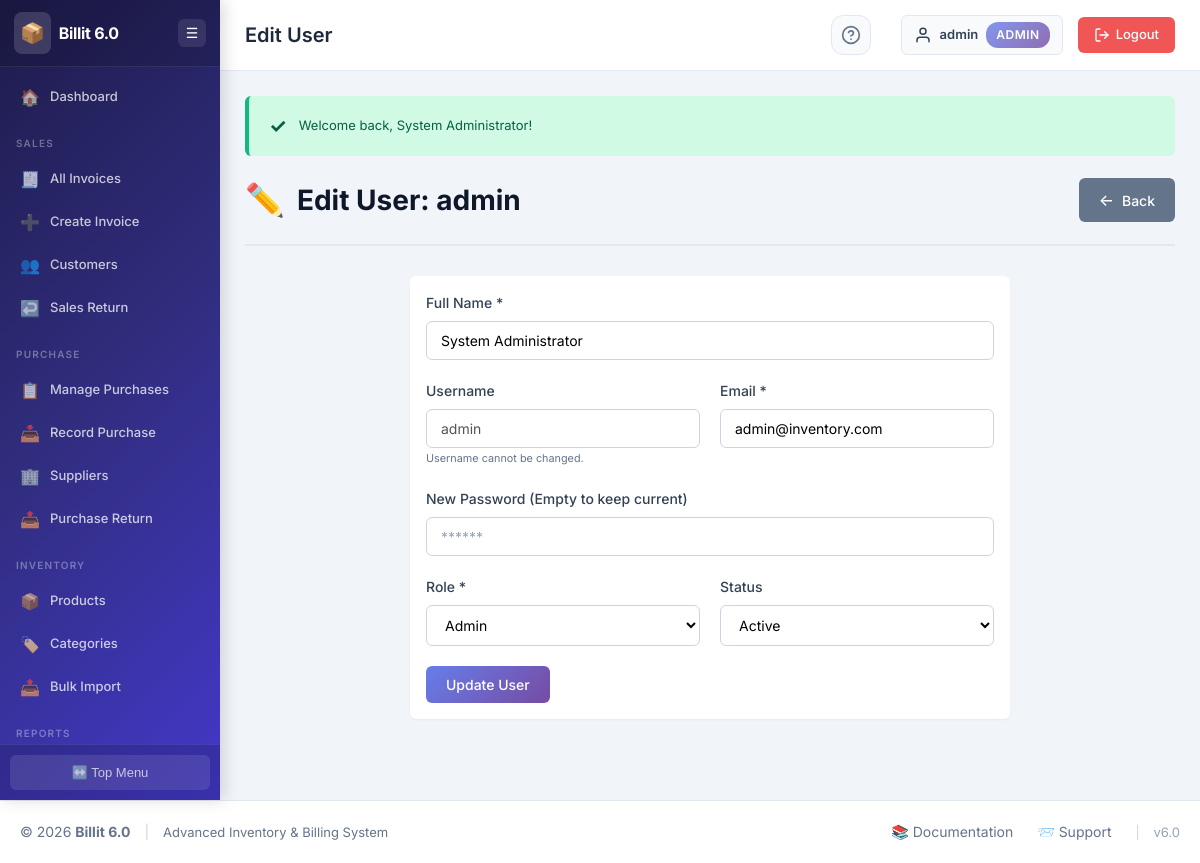
The page /users/edit_user.php?id=1 (signed in) on the database its author committed.
### tables this page shows
CREATE TABLE `users` (
  `user_id` int(11) NOT NULL,
  `username` varchar(50) NOT NULL,
  `password` varchar(255) NOT NULL,
  `full_name` varchar(100) NOT NULL,
  `email` varchar(100) NOT NULL,
  `role` enum('admin','manager','staff') NOT NULL DEFAULT 'staff',
  `status` enum('active','inactive') NOT NULL DEFAULT 'active',
  `created_at` timestamp NOT NULL DEFAULT current_timestamp(),
  `updated_at` timestamp NOT NULL DEFAULT current_timestamp() ON UPDATE current_timestamp()
);

### users/edit_user.php (the view, shortened to what this page needs)
<?php
require_once '../config/config.php';
require_once '../includes/functions.php';
require_once '../includes/header.php';
$user_id = sanitize_sql($connection, $_GET['id']);
$user = db_fetch_one($connection, "SELECT * FROM users WHERE user_id = '$user_id'");
?>
<div class="page-header">
    <div>
        <h2 class="page-title">
            <span class="page-icon">✏️</span>
            Edit User: <?php echo escape_html($user['username']); ?>
        </h2>
    </div>
    <div class="page-actions">
        <a href="users.php" class="btn btn-secondary">
            <span class="btn-icon">←</span> Back
        </a>
    </div>
</div>
<div class="card" style="max-width: 600px; margin: 0 auto;">
    <div class="card-body">
        <form method="POST" action="">
            <div class="form-group mb-20">
                <label class="form-label">Full Name *</label>
                <input type="text" name="full_name" class="form-control" required value="<?php echo escape_html($user['full_name']); ?>">
            </div>
            <div class="form-row">
                <div class="form-group col-md-6 mb-20">
                    <label class="form-label">Username</label>
                    <input type="text" class="form-control" disabled value="<?php echo escape_html($user['username']); ?>">
                    <small class="text-muted">Username cannot be changed.</small>
                </div>
                <div class="form-group col-md-6 mb-20">
                    <label class="form-label">Email *</label>
                    <input type="email" name="email" class="form-control" required value="<?php echo escape_html($user['email']); ?>">
                </div>
            </div>
            <div class="form-group mb-20">
                <label class="form-label">New Password (Empty to keep current)</label>
                <input type="password" name="password" class="form-control" minlength="6" placeholder="******">
            </div>
            <div class="form-row">
                <div class="form-group col-md-6 mb-20">
                    <label class="form-label">Role *</label>
                    <select name="role" class="form-control form-select">
                        <option value="admin" <?php echo $user['role'] == 'admin' ? 'selected' : ''; ?>>Admin</option>
                    </select>
                </div>
                <div class="form-group col-md-6 mb-20">
                    <label class="form-label">Status</label>
                    <select name="status" class="form-control form-select">
                        <option value="active" <?php echo $user['status'] == 'active' ? 'selected' : ''; ?>>Active</option>
                    </select>
                </div>
            </div>
            <button type="submit" class="btn btn-primary w-100">Update User</button>
        </form>
    </div>
</div>
<?php require_once '../includes/footer.php'; ?>

### assets/css/style.css (style rules this page uses)
* { margin: 0; padding: 0; box-sizing: border-box; }
:root { --primary-color: #4f46e5; --primary-dark: #4338ca; --primary-light: #6366f1; --secondary-color: #64748b; --success-color: #10b981; --warning-color: #f59e0b; --danger-color: #ef4444; --info-color: #06b6d4; --gray-50: #f8fafc; --gray-100: #f1f5f9; --gray-200: #e2e8f0; --gray-300: #cbd5e1; --gray-400: #94a3b8; --gray-500: #64748b; --gray-600: #475569; --gray-700: #334155; --gray-800: #1e293b; --gray-900: #0f172a; --header-height: 56px; --footer-height: 48px; --sidebar-width: 220px; --sidebar-collapsed-width: 60px; --border-radius: 6px; --box-shadow: 0 1px 2px 0 rgba(0, 0, 0, 0.05); --box-shadow-lg: 0 4px 6px -1px rgba(0, 0, 0, 0.1), 0 2px 4px -1px rgba(0, 0, 0, 0.06); --font-family: 'Inter', -apple-system, BlinkMacSystemFont, 'Segoe UI', Roboto, sans-serif; }
body { font-family: var(--font-family); font-size: 13px; line-height: 1.5; color: var(--gray-700); background-color: #f1f5f9; min-height: 100vh; display: flex; flex-direction: column; }
.page-header { display: flex; justify-content: space-between; align-items: center; margin-bottom: 30px; padding-bottom: 20px; border-bottom: 2px solid var(--gray-200); }
.page-title { font-size: 28px; font-weight: 700; color: var(--gray-900); display: flex; align-items: center; gap: 12px; }
.page-icon { font-size: 32px; }
.page-actions { display: flex; gap: 10px; }
.card { background: white; border-radius: var(--border-radius); box-shadow: var(--box-shadow); margin-bottom: 25px; overflow: hidden; }
.card-body { padding: 16px; }
.form-row { display: grid; grid-template-columns: repeat(auto-fit, minmax(200px, 1fr)); gap: 20px; margin-bottom: 0; }
.form-group { margin-bottom: 20px; }
.form-group.col-md-6 { grid-column: span 1; }
@media (min-width: 768px) { .form-row { grid-template-columns: repeat(12, 1fr); } }
@media (min-width: 768px) { .form-group.col-md-6 { grid-column: span 6; } }
.form-label { display: block; margin-bottom: 8px; font-weight: 500; color: var(--gray-700); font-size: 14px; }
.form-control { width: 100%; padding: 10px 14px; border: 1px solid var(--gray-300); border-radius: 6px; font-size: 14px; font-family: var(--font-family); transition: all 0.2s ease; background: white; }
.form-control::placeholder { color: var(--gray-400); }
select.form-control { cursor: pointer; }
.btn { display: inline-flex; align-items: center; gap: 8px; padding: 10px 20px; border: none; border-radius: 6px; font-size: 14px; font-weight: 500; font-family: var(--font-family); cursor: pointer; text-decoration: none; transition: all 0.3s ease; white-space: nowrap; }
.btn-icon { font-size: 16px; }
.btn-primary { background: linear-gradient(135deg, #667eea 0%, #764ba2 100%); color: white; }
.btn-secondary { background: var(--gray-500); color: white; }
.text-muted { color: var(--gray-500); }
.mb-20 { margin-bottom: 20px; }

### rows shown on the page
users: username "admin", full_name "System Administrator", email "admin@inventory.com", role "Admin", status "Active"

### other values the page prints
APP_NAME "Billit 6.0"
$page_title "Edit User"
escape_html($current_user) "admin"
$current_role "ADMIN"
$message "Welcome back, System Administrator!"
APP_VERSION "6.0"
